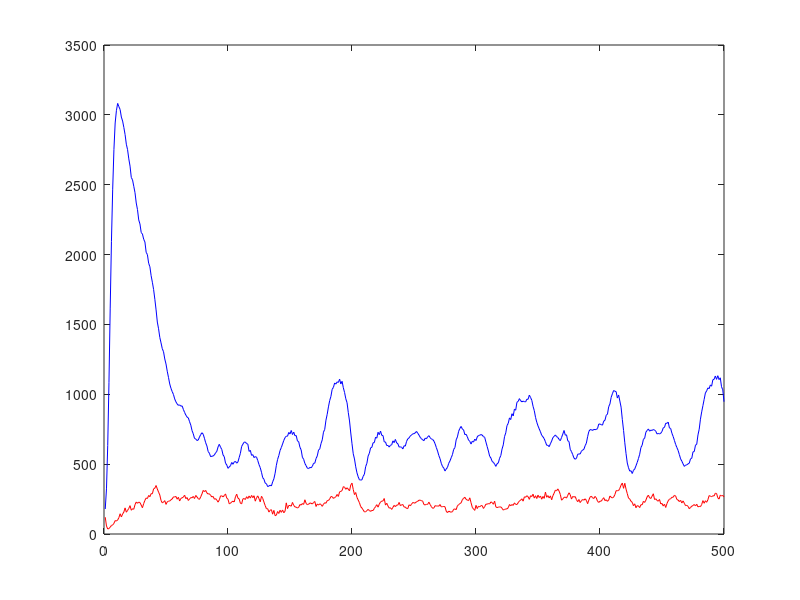

This chart was generated by the following MATLAB code:
pred=[
120,57,36,39,49,61,65,76,96,93,100,117,145,122,143,157,187,156,169,183,203,170,181,177,210,229,220,228,225,207,188,218,241,258,254,276,267,289,288,323,328,347,322,300,279,240,223,228,239,212,230,235,236,245,251,266,265,269,249,263,236,255,259,264,278,253,261,240,251,261,259,269,254,276,265,253,248,266,287,312,303,312,294,286,288,276,265,269,249,253,242,228,245,273,273,266,275,287,257,249,216,220,230,235,229,266,285,257,251,220,216,251,254,247,267,254,272,257,276,260,274,235,259,273,253,230,270,255,228,203,181,181,157,170,174,142,169,131,135,161,147,170,155,172,152,163,223,182,204,204,199,226,205,194,192,186,191,211,207,218,212,245,219,210,213,222,220,215,225,233,197,215,207,216,211,198,213,224,220,239,240,251,268,267,255,261,267,283,269,302,305,311,339,335,320,331,321,309,351,364,319,282,297,262,243,224,196,186,173,158,159,168,176,168,162,169,168,183,196,210,192,214,229,235,237,254,207,220,201,185,188,176,191,205,196,207,207,226,203,209,211,193,193,183,182,209,202,213,226,222,222,231,234,242,242,239,235,211,208,212,212,228,211,196,184,186,203,200,201,199,211,194,196,197,195,163,153,164,159,156,160,177,180,174,202,210,218,223,246,255,263,248,243,239,259,224,191,179,169,205,182,199,194,203,203,183,196,214,213,218,215,230,225,213,235,194,189,192,194,194,184,171,176,179,180,188,211,202,211,205,223,212,211,224,236,242,252,235,266,263,274,267,248,274,268,285,257,274,254,278,261,272,249,269,255,300,263,275,258,273,245,274,292,314,309,323,307,283,242,251,262,264,257,277,295,281,250,269,264,268,246,231,247,225,238,247,242,252,241,217,243,264,271,259,254,269,259,234,226,235,235,248,260,239,245,234,243,272,263,258,264,282,310,310,311,327,350,365,327,363,321,289,257,250,234,227,202,216,188,203,201,189,210,209,234,226,242,266,278,259,254,271,288,247,252,240,235,247,215,219,200,214,190,218,238,249,253,263,263,277,272,247,243,232,241,222,237,220,203,205,198,181,190,199,204,211,201,213,194,198,196,211,239,220,238,227,245,275,271,267,274,272,292,290,259,250,278,273,276,266,];
prey=[
179,323,634,1085,1617,2095,2468,2752,2942,3030,3082,3059,3038,2984,2956,2910,2859,2790,2751,2685,2633,2552,2535,2489,2443,2369,2322,2248,2219,2158,2147,2110,2090,2016,2000,1938,1913,1849,1802,1750,1680,1604,1517,1469,1407,1368,1326,1305,1253,1217,1165,1121,1074,1043,1019,999,967,946,931,921,924,915,917,892,870,851,837,831,804,779,740,717,684,680,669,673,694,712,725,714,685,653,630,590,578,553,557,558,566,581,592,624,642,621,605,566,553,507,494,470,480,489,512,499,515,520,507,516,547,578,627,643,657,658,647,643,591,599,563,568,547,554,550,526,497,475,442,403,392,364,360,339,344,349,344,373,395,435,492,534,562,598,619,644,670,690,700,700,727,716,741,712,729,703,705,666,661,621,602,549,535,505,489,471,468,477,474,484,506,507,540,559,601,609,647,674,729,749,815,857,910,955,985,1036,1049,1081,1073,1089,1085,1108,1074,1093,1047,1013,968,940,870,809,723,646,574,537,481,438,409,388,386,388,413,428,482,506,558,578,617,620,653,654,693,686,728,711,737,706,705,659,659,633,634,622,636,638,667,654,677,652,646,622,624,621,609,632,629,663,681,688,701,709,717,718,724,734,722,708,692,682,674,668,686,681,696,704,690,680,677,666,646,619,594,562,539,506,483,472,451,465,477,506,523,546,568,606,618,674,695,735,756,770,751,745,711,714,696,672,663,644,664,658,679,669,695,705,707,712,708,697,692,658,626,594,557,544,520,513,501,484,503,509,542,561,608,638,697,724,776,792,831,819,861,845,894,886,943,949,969,954,946,951,948,945,965,964,994,977,957,914,883,835,800,774,752,731,706,696,682,660,635,635,625,646,665,690,699,709,697,691,677,668,691,715,741,707,710,667,662,606,590,568,544,535,541,571,573,573,592,601,606,632,650,696,734,747,747,741,749,747,748,755,787,787,783,779,808,814,850,857,911,931,978,1004,1027,1022,1019,973,995,952,908,820,741,653,575,508,474,450,453,433,456,465,488,512,540,571,619,636,678,685,729,741,752,736,744,741,748,744,735,716,720,716,721,734,760,763,793,792,801,759,755,721,698,670,641,619,598,568,538,521,502,484,493,495,502,507,538,542,588,590,636,642,709,750,822,874,919,964,1010,1024,1046,1040,1067,1058,1104,1107,1131,1107,1133,1105,1118,1054,1032,947,];
plot(pred,'r');
hold on;
plot(prey,'b');
